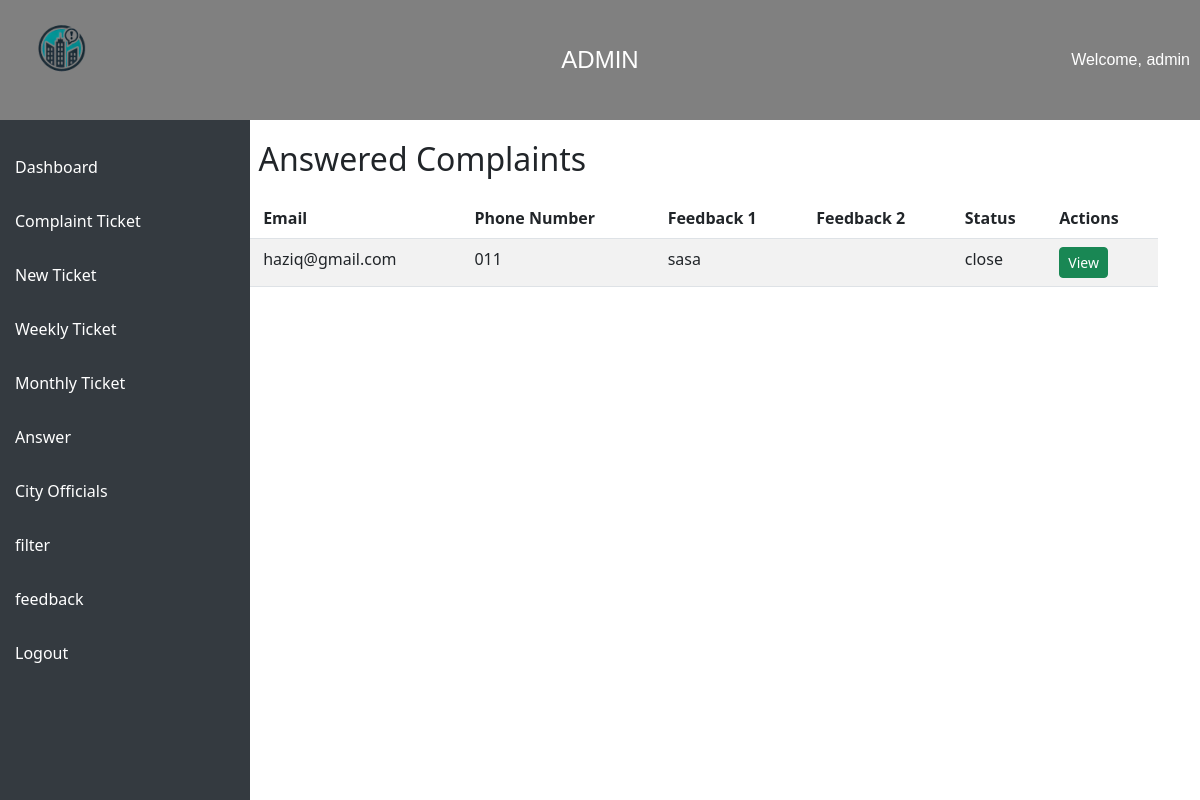
The app's page /admin/feedback.php (signed in) with its own data.
### tables this page shows
CREATE TABLE `feedback` (
  `id` int(11) NOT NULL,
  `ticket_id` int(11) NOT NULL,
  `feedback1` text DEFAULT NULL,
  `feedback2` text DEFAULT NULL,
  `timedate` datetime DEFAULT current_timestamp()
);

CREATE TABLE `complaints` (
  `id` int(11) NOT NULL,
  `name` varchar(100) NOT NULL,
  `email` varchar(100) NOT NULL,
  `phone_number` varchar(15) NOT NULL,
  `nric` varchar(12) NOT NULL,
  `subject` varchar(255) NOT NULL,
  `details` text NOT NULL,
  `figure1` longblob DEFAULT NULL,
  `figure2` longblob DEFAULT NULL,
  `time_created` timestamp NOT NULL DEFAULT current_timestamp(),
  `department` varchar(100) DEFAULT NULL,
  `time_process` timestamp NULL DEFAULT NULL,
  `answer` text DEFAULT NULL,
  `time_resolve` timestamp NULL DEFAULT NULL,
  `status` enum('open','close','pending') DEFAULT 'open',
  `feedback` text DEFAULT NULL,
  `figure3` longblob DEFAULT NULL,
  `figure4` longblob DEFAULT NULL,
  `location` varchar(255) DEFAULT NULL,
  `state` varchar(255) DEFAULT NULL,
  `municipality` varchar(255) DEFAULT NULL
);

### admin/feedback.php (the view, shortened to what this page needs)
<?php
require_once '../support/db.php';
$sql = "
    SELECT f.ticket_id, f.feedback1, f.feedback2, c.id AS complaint_id, c.name, c.email, c.phone_number,
           c.nric, c.subject, c.details, c.department, c.status, c.time_created, c.answer
    FROM feedback f
    JOIN complaints c ON f.ticket_id = c.id";
$result = $conn->query($sql);
?>
<!DOCTYPE html>
<html lang="en">
<head>
    <link href="https://cdn.jsdelivr.net/npm/simple-datatables@7.1.2/dist/style.min.css" rel="stylesheet" />
    <link href="https://cdn.jsdelivr.net/npm/bootstrap@5.3.0/dist/css/bootstrap.min.css" rel="stylesheet" />
</head>
<body>
    <?php include 'head.php'; ?>
    <?php include 'sidebar.php'; ?>
    <div class="main-content">
        <div class="container">
            <h2>Feedback and Answered Complaints</h2>
            <div class="table-container">
                <table class="table table-striped" id="feedbackTable">
                    <thead>
                        <tr>
                            <th>Ticket ID</th>
                            <th>Name</th>
                            <th>Email</th>
                            <th>Phone Number</th>
                            <th>Feedback 1</th>
                            <th>Feedback 2</th>
                            <th>Status</th>
                            <th>Actions</th>
                        </tr>
                    </thead>
                    <tbody>
                        <?php
                        if ($result->num_rows > 0) {
                            while ($row = $result->fetch_assoc()) {
                                echo "<tr>";
                                echo "<td>" . htmlspecialchars($row['ticket_id']) . "</td>";
                                echo "<td>" . htmlspecialchars($row['name']) . "</td>";
                                echo "<td>" . htmlspecialchars($row['email']) . "</td>";
                                echo "<td>" . htmlspecialchars($row['phone_number']) . "</td>";
                                echo "<td>" . htmlspecialchars($row['feedback1']) . "</td>";
                                echo "<td>" . htmlspecialchars($row['feedback2']) . "</td>";
                                echo "<td>" . htmlspecialchars($row['status']) . "</td>";
                                echo "<td>";
                                echo "<a href='edit_ticket.php?id=" . $row['ticket_id'] . "' class='btn btn-sm btn-success'>View</a>";
                                echo "</td>";
                                echo "</tr>";
                            }
                        } else {
                            echo "<tr><td colspan='8'>No feedback or answered complaints found</td></tr>";
                        }
                        ?>
                    </tbody>
                </table>
            </div>
        </div>
    </div>
</body>
</html>

### admin/feedback.php (style rules this page uses)
.container { margin-top: 20px; }
.table-container { margin-top: 20px; }

### admin/head.php (style rules this page uses)
body { padding-top: 120px; }

### records on screen
feedback: complaints.email "haziq@gmail.com", complaints.phone_number "011", feedback1 "sasa", complaints.status "close"

### other values on screen
$_SESSION['username'] "admin"
